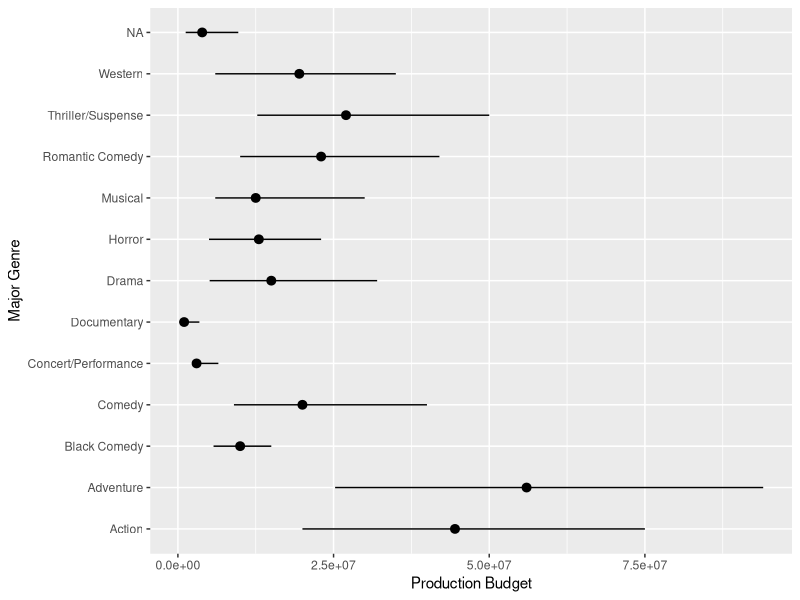

Here is the R script that generated this plot:
library(tidyverse)

df <- read_csv("data/movies.csv")
ggplot(df) +
  stat_summary(aes(y = `Major Genre`, x = `Production Budget`),
    fun.min = function(z) {
      quantile(z, 0.25)
    },
    fun.max = function(z) {
      quantile(z, 0.75)
    },
    fun = median
  )
